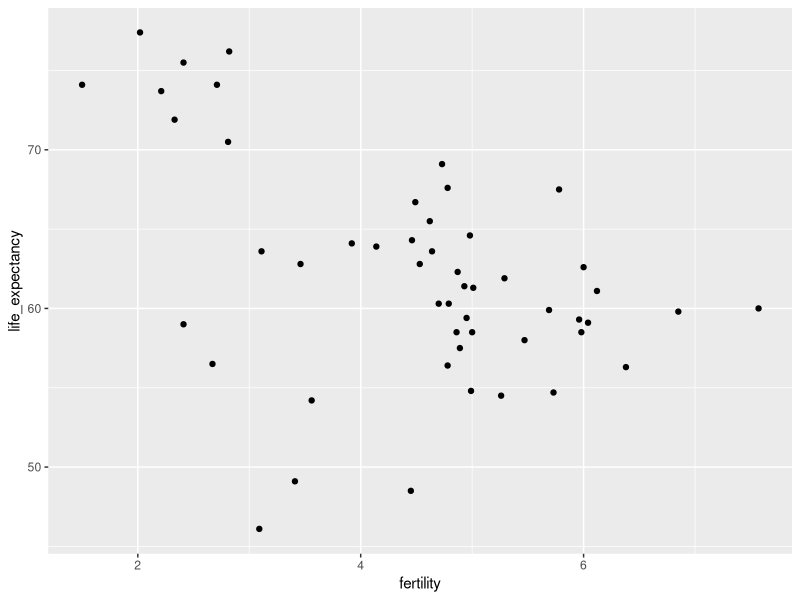
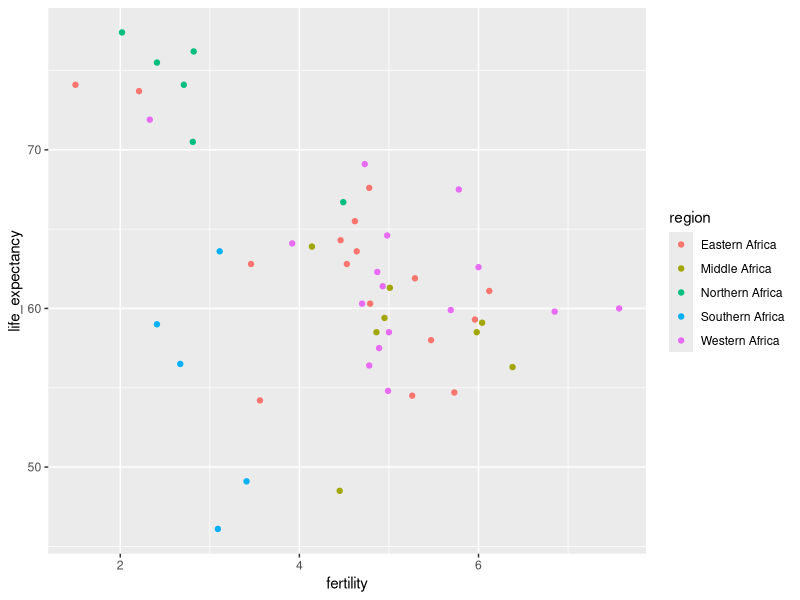
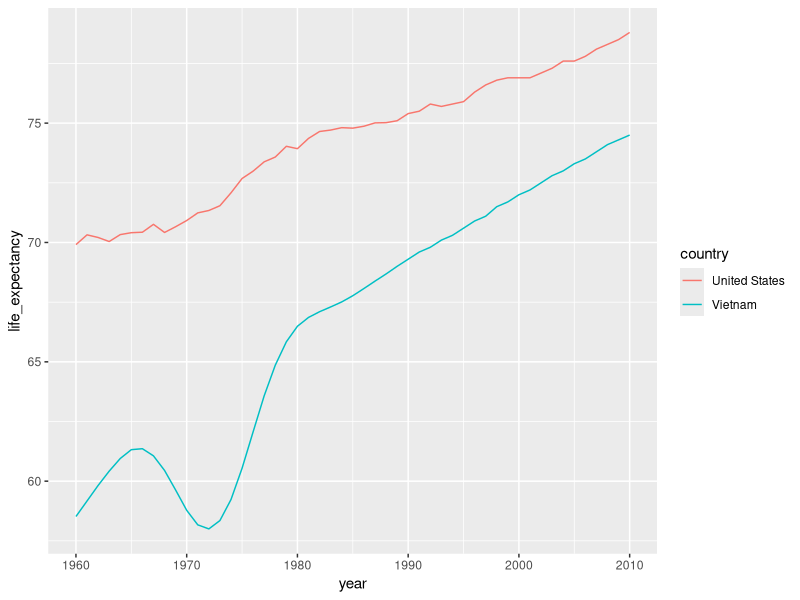
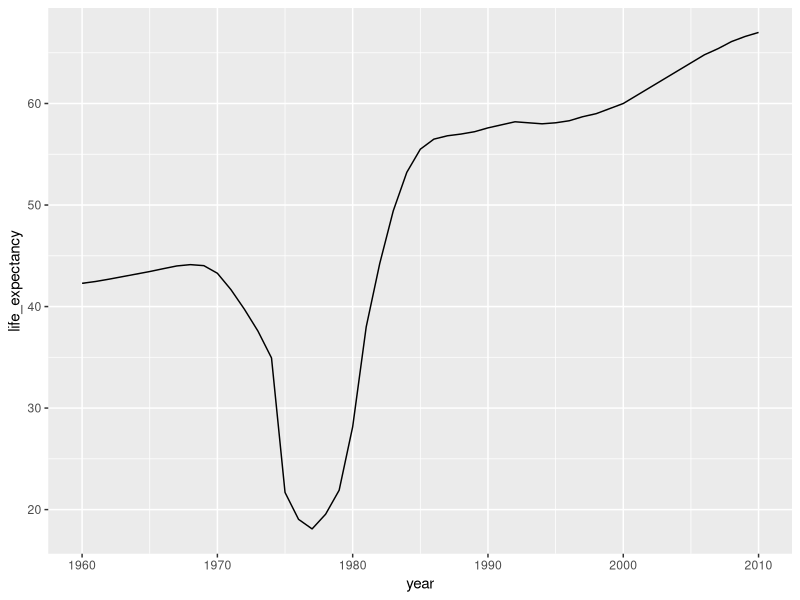
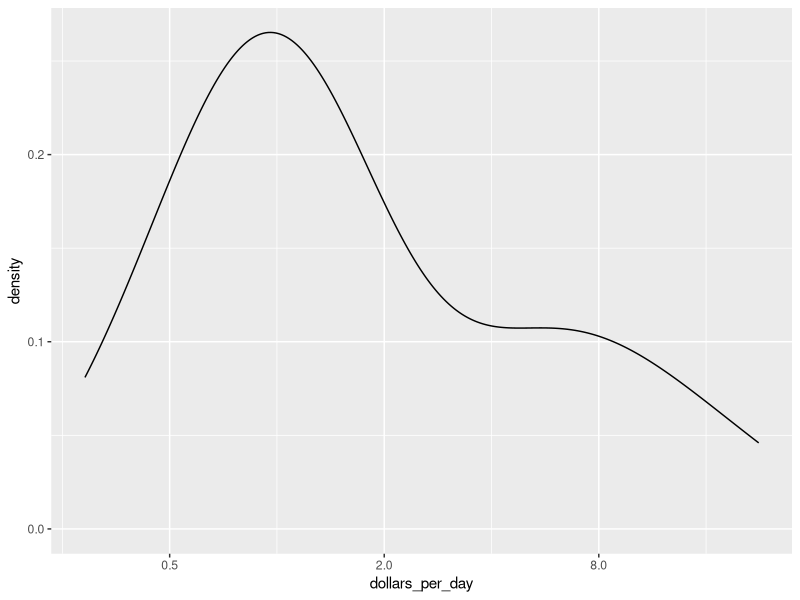
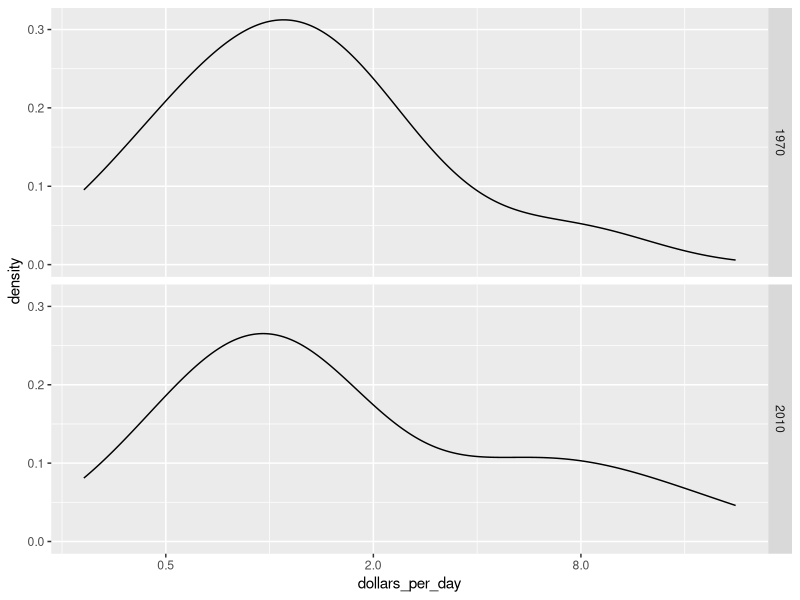
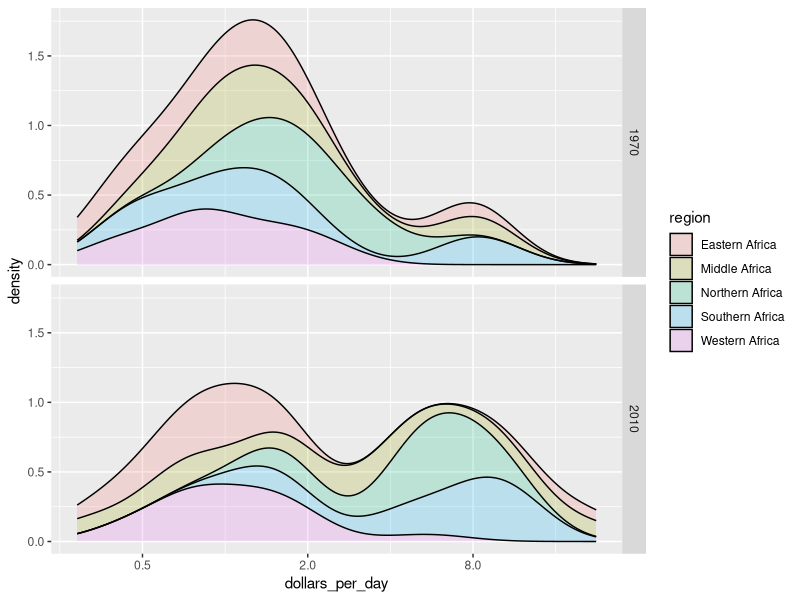
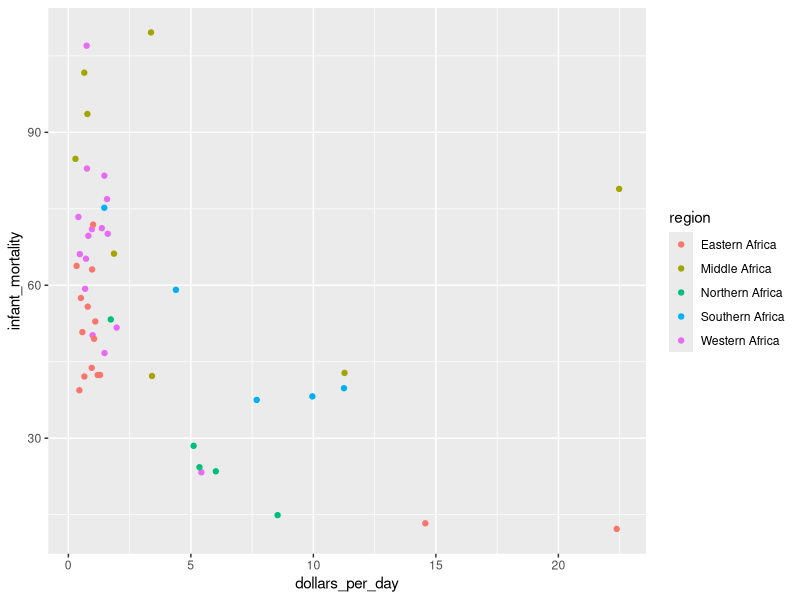

The R source for these figures, in order:
## ---- chunk 1
library(dplyr)
library(ggplot2)
library(dslabs)
data(gapminder)
head(gapminder)
## fill out the missing parts in filter and aes
gapminder %>% filter(continent=="Africa" & year=="2012" ) %>%
  ggplot(aes(y=life_expectancy,x=fertility)) +
  geom_point()
## ---- chunk 2
library(dplyr)
library(ggplot2)
library(dslabs)
data(gapminder)

gapminder %>% filter(continent=="Africa" & year=="2012" ) %>%
  ggplot(aes(y=life_expectancy,x=fertility,color=region)) +
  geom_point()
## ---- chunk 3
library(dplyr)
library(dslabs)
data(gapminder)

df <- gapminder %>% filter(continent=="Africa" & year=="2012" & fertility<=3 & life_expectancy>=70) %>% select (country,region)
## ---- chunk 4
library(dplyr)
library(dslabs)
data(gapminder)


tab <- gapminder %>% filter(year>=1960 & year<=2010 & (country=="United States" | country=="Vietnam" )) 
## ---- chunk 5
countries <- c("United States","Vietnam")
p <- tab %>% filter(country %in% countries) %>%
  ggplot(aes(x=year, y=life_expectancy, group = country,color=country)) +
  geom_line()
# code for your plot goes here - the data table is stored as `tab`
p
## ---- chunk 6
library(dplyr)
library(ggplot2)
library(dslabs)
data(gapminder)

gapminder %>%
  filter(country == "Cambodia" & year>=1960 & year<=2010) %>%
  ggplot(aes(year, life_expectancy)) +
  geom_line()
## ---- chunk 7
library(dplyr)
library(dslabs)
data(gapminder)
daydollars <- gapminder  %>% mutate(.,dollars_per_day=gdp/population/365)%>% filter(continent=="Africa" & year=="2010" & !is.na(dollars_per_day))
## ---- chunk 8
# your code here
daydollars%>% ggplot(aes(dollars_per_day, y = )) +
  scale_x_continuous(trans = "log2")+ geom_density(alpha = 0.2, bw = 0.75)
## ---- chunk 9
library(dplyr)
library(ggplot2)
library(dslabs)
data(gapminder)

daydollars <- gapminder  %>% mutate(.,dollars_per_day=gdp/population/365)%>% filter(continent=="Africa" & year %in% c(1970,2010) & !is.na(dollars_per_day))
daydollars%>% ggplot(aes(dollars_per_day, y = )) +
  scale_x_continuous(trans = "log2")+ geom_density(alpha = 0.2, bw = 0.75)+ facet_grid(year ~ .)
## ---- chunk 10
library(dplyr)
library(ggplot2)
library(dslabs)
data(gapminder)

gapminder  %>% mutate(.,dollars_per_day=gdp/population/365)%>% filter(continent=="Africa" & year %in% c(1970,2010) & !is.na(dollars_per_day))  %>% ggplot(aes(dollars_per_day,fill = region)) + scale_x_continuous(trans = "log2")+ geom_density(alpha = 0.2, bw = 0.5,position = "stack")+ facet_grid(year ~ .)
## ---- chunk 11
library(dplyr)
library(ggplot2)
library(dslabs)
data(gapminder)
gapminder_Africa_2010 <- gapminder  %>% mutate(.,dollars_per_day=gdp/population/365)%>% filter(continent=="Africa" & year %in% c(2010) & !is.na(dollars_per_day))  

# now make the scatter plot
gapminder_Africa_2010 %>% ggplot(aes(x=dollars_per_day,y=infant_mortality, color = region)) +geom_point()
## ---- chunk 12
gapminder_Africa_2010 %>% ggplot(aes(x=dollars_per_day,y=infant_mortality, color = region)) +geom_point() + scale_x_continuous(trans = "log2")
## ---- chunk 13
gapminder_Africa_2010 %>% ggplot(aes(x=dollars_per_day,y=infant_mortality, color = region,label=country)) +geom_point() + scale_x_continuous(trans = "log2")+geom_text()
## ---- chunk 14
library(dplyr)
library(ggplot2)
library(dslabs)
data(gapminder)
gapminder %>% 
  mutate(dollars_per_day = gdp/population/365) %>%
  filter(continent == "Africa" & year %in% c(1970, 2010) & !is.na(dollars_per_day) & !is.na(infant_mortality)) %>%
  ggplot(aes(dollars_per_day, infant_mortality, color = region, label = country)) +
  geom_text() + 
  scale_x_continuous(trans = "log2") +
  facet_grid(year~.)
## ---- chunk 15

## ---- chunk 16
